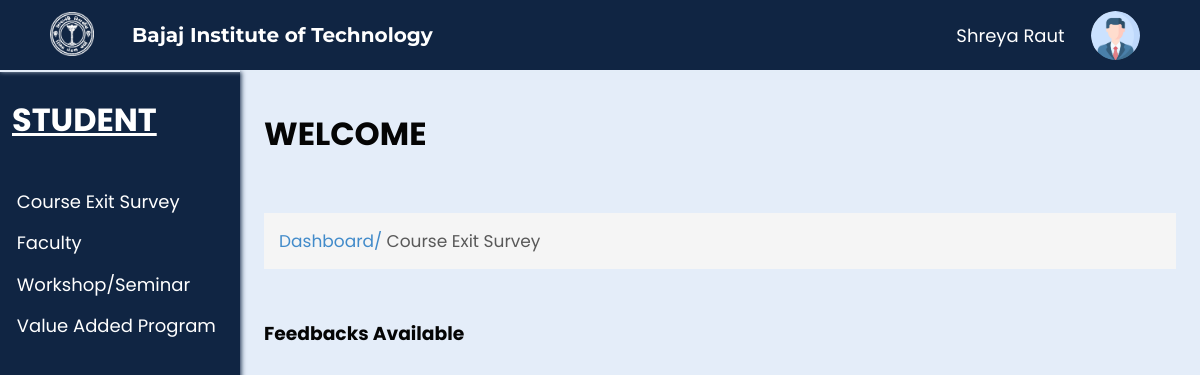
Page /CES.php (signed in) on the earlier database version.
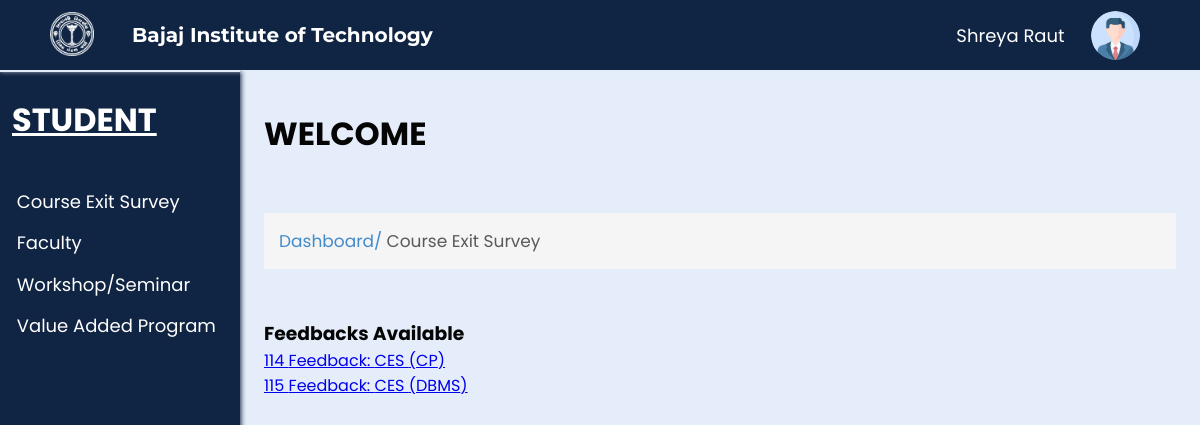
Same page on the later database version.
### tables this page shows
CREATE TABLE `feedbacks` (
  `feedback_id` int(100) NOT NULL,
  `feedback_type` text NOT NULL,
  `author` text NOT NULL,
  `subject` text NOT NULL,
  `status` text NOT NULL,
  `dept` varchar(10) NOT NULL,
  `year` varchar(3) NOT NULL,
  `sem` varchar(4) NOT NULL,
  `section` varchar(1) NOT NULL
);

### check.php (called while the page is built, shortened)
<?php
$userid  = $_SESSION['email'];
$fname = $_SESSION['fname'];
$lname = $_SESSION['lname'];
?>

### CES.php (the view, shortened to what this page needs)
<?php
include('connect.php');
include('check.php');
$sql = "SELECT *
        FROM feedbacks
        JOIN students ON feedbacks.sem = students.sem
        WHERE students.email = '$userid' AND status = 'Active' ";
$result = mysqli_query($conn, $sql);
?>
<html lang="en">
<head>
  <link rel="stylesheet" href="css/ces.css?v=<?php echo time(); ?>">
  <link rel="stylesheet" href="css/common.css?v=<?php echo time(); ?>">
</head>
<body>
  <div class="nav">
    <div class="img">
      <img id="img" src="images/bitlogo_transparent.png" alt="BIT Logo">
    </div>
    <h2 id="heading">Bajaj Institute of Technology</h2>
    <div class="links" id="links">
      <p class="input"><?php echo $fname, " ", $lname; ?></p>
      <div class="account_div" onclick="profileAccount();">
        <img class="account_img" src="images/user.png" alt="User" width="7%" style="border-radius: 50%;">
      </div>
    </div>
  </div>
  <div class="spaces"></div>
  <div class="full">
    <div class="left">
      <h1>STUDENT</h1>
      <ul>
        <li><a href="CES.php">Course Exit Survey</a></li>
        <li><a href="#">Faculty</a></li>
        <li><a href="#">Workshop/Seminar</a></li>
        <li><a href="#">Value Added Program</a></li>
      </ul>
    </div>
    <div class="right">
      <h1>WELCOME</h1>
      <br>
      <p class="s1">Dashboard/ <span class="head">Course Exit Survey</span></p>
      <br>
      <br>
      <h3>Feedbacks Available</h3>
      <?php
      while ($row = mysqli_fetch_assoc($result)) {
        $feed = $row['feedback_id'];
      ?>
        <a href="feedback.php?id=<?php echo $feed; ?>"><?php echo $row['feedback_id']; ?> <span>Feedback: </span><?php echo $row['feedback_type']; ?>
          <span>(<?php echo $row['subject']; ?>)</span><br /></a>
      <?php
      }
      ?>
    </div>
  </div>
</body>
</html>

### css/CES.css (style rules this page uses)
h1 { top: 0; padding-bottom: 20px; }
.head { color: rgb(89, 89, 89); }

### css/common.css (style rules this page uses)
* { margin: 0; padding: 0; box-sizing: border-box; font-family: 'Poppins', sans-serif; }
body { background-color: #E4EDF9; }
.nav { background-color: #102543; position: fixed; width: 100%; z-index: 100; height: 70px; box-shadow: 0px 1px 5px #E4EDF9; transition: 0.5s; }
.nav .img { transition: 0.5s; margin-left: 2%; padding: 1%; text-align: center; height: 100%; float: left; width: 8%; }
#img { height: 95%; transition: 0.5s; }
.nav .img img { height: 100%; width: auto; }
.links img { width: auto; height: 70%; cursor: pointer; }
.nav h2 { transition: 0.5s; color: white; display: flex; height: 70px; font-size: 20px; float: left; width: 30%; align-items: center; padding: 1%; font-family: 'Montserrat', sans-serif; }
.nav .links { margin-right: 5%; transition: 0.5s; display: flex; height: 70px; float: left; width: 55%; align-items: center; justify-content: right; gap: 4%; font-family: 'Montserrat', sans-serif; }
.spaces { height: 70px; }
.full { width: 100%; max-width: 100%; min-height: 100%; margin: 0px; }
.left { height: 100vh; width: 20vw; background-color: #102543; color: white; border-top: 2px solid #E4EDF9; box-shadow: 1px 0px 5px #102543; position: fixed; }
.left h1 { margin: 10% 5%; text-decoration: underline; }
.right { width: 100%; padding: 5vh 2vw; padding-left: 22vw; color: rgb(5, 5, 5); }
.left ul { list-style-type: none; margin: 10% 7%; }
.left li { cursor: pointer; font-size: 18px; margin-top: 7%; transition: 0.5s; }
.left li a { text-decoration: none; color: white; }
.right>p { margin-top: 10px; font-size: 17px; padding: 15px; background-color: #F5F5F5; color: #428BCA; }
.right>p span { color: rgb(89, 89, 89); }
.account_div { text-align: center; }
.links .input { background-color: transparent; border: 0; color: white; font-size: 18px; }

Differences in the rows shown:
added feedbacks: feedback_id "114", feedback_type "CES", subject "CP"
added feedbacks: feedback_id "115", feedback_type "CES", subject "DBMS"
